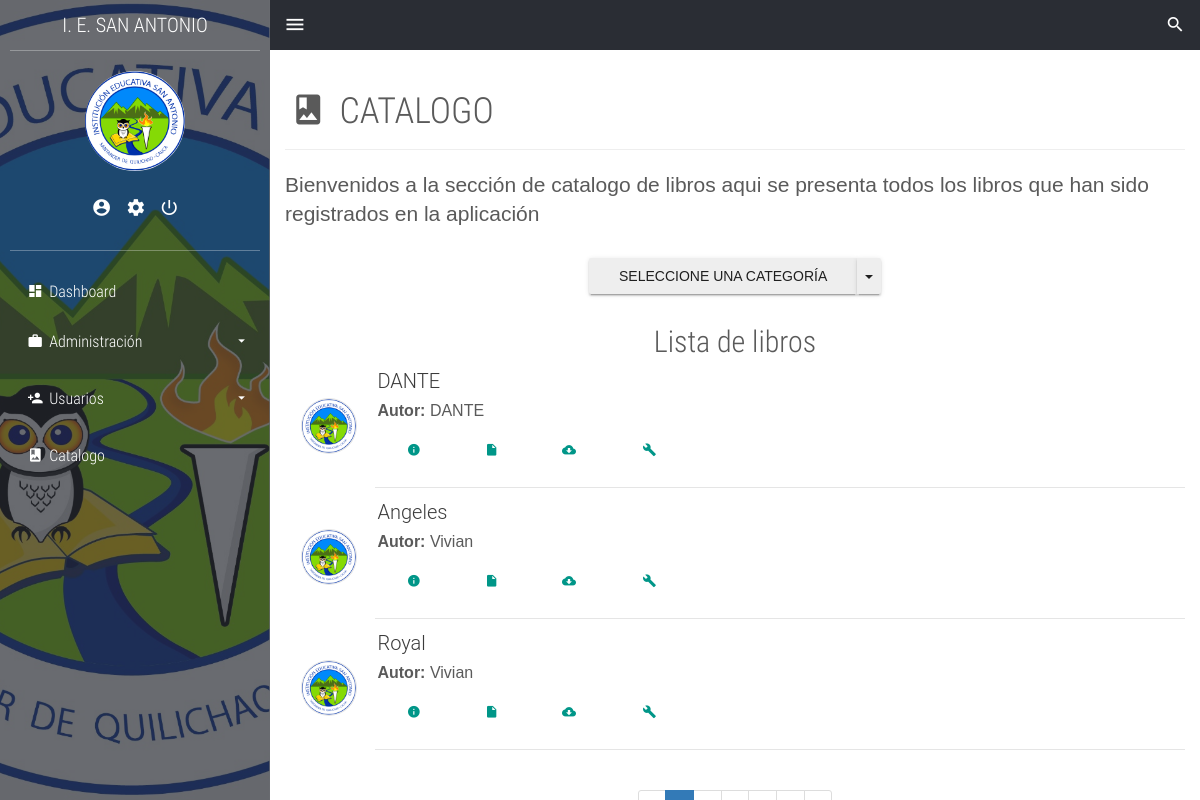
Screenshot of /catalog.php (signed in) with the database file from the repository.
### tables this page shows
CREATE TABLE `libros` (
  `codigo_libro` int(11) NOT NULL,
  `titulo` text NOT NULL,
  `autor` text NOT NULL,
  `anio_edicion` int(11) NOT NULL,
  `pais` text NOT NULL,
  `editorial` text NOT NULL,
  `edicion` text NOT NULL,
  `categoria` text NOT NULL,
  `file` text NOT NULL
);

### model/Crud_libros.php (called while the page is built, shortened)
<?php
	class CrudLibro{
		public function mostrar(){
			$db=Db::conectar();
			$listaLibros=[];
			$select=$db->query('SELECT * FROM libros');
			foreach($select->fetchAll() as $libro){
				$myLibro= new Libro();
				$myLibro->setCodigo_libro($libro['codigo_libro']);
				$myLibro->setTitulo($libro['titulo']);
				$myLibro->setAutor($libro['autor']);
				$myLibro->setAnio_edicion($libro['anio_edicion']);
				$myLibro->setPais($libro['pais']);
				$myLibro->setEditorial($libro['editorial']);
				$myLibro->setEdicion($libro['editorial']);
				$myLibro->setCategoria($libro['categoria']);
				$myLibro->setFile($libro['file']);
				$listaLibros[]=$myLibro;
			}
			return $listaLibros;
		}
	}
?>

### model/Libros.php (called while the page is built, shortened)
<?php
	class Libro{
		private $codigo_libro;
		private $titulo;
		private $autor;
		private $file;
		public function getTitulo(){
		return $this->titulo;
		}
		public function setTitulo($titulo){
			$this->titulo = $titulo;
		}
		public function getAutor(){
			return $this->autor;
		}
		public function setAutor($autor){
			$this->autor = $autor;
		}
		public function getCodigo_libro(){
			return $this->codigo_libro;
		}
		public function setCodigo_libro($codigo_libro){
			$this->codigo_libro = $codigo_libro;
		}
		public function getFile(){
			return $this->file;
		}
		public function setFile($file){
			$this->file = $file;
		}
    }
?>

### catalog.php (the view, shortened to what this page needs)
<?php
require_once('./model/Crud_libros.php');
require_once('./model/Libros.php');
$crud=new CrudLibro();
if($_GET != null){
	$listaLibros=$crud->mostrarSearchCat($_GET['buscar']);
}else{
	$listaLibros=$crud->mostrar();
}
?>
<!DOCTYPE html>
<html lang="es">
<head>
	<link rel="stylesheet" href="./css/main.css">
</head>
<body>
	<section class="full-box cover dashboard-sideBar">
		<div class="full-box dashboard-sideBar-ct">
			<div class="full-box text-uppercase text-center text-titles dashboard-sideBar-title">
				I. E. SAN ANTONIO <i class="zmdi zmdi-close btn-menu-dashboard visible-xs"></i>
			</div>
			<div class="full-box dashboard-sideBar-UserInfo">
				<figure class="full-box">
					<img src="./assets/img/login_ie.png" alt="UserIcon">
				</figure>
				<ul class="full-box list-unstyled text-center">
					<li>
						<a href="my-data.php" title="Mis datos">
							<i class="zmdi zmdi-account-circle"></i>
						</a>
					</li>
					<li>
						<a href="my-account.php" title="Mi cuenta">
							<i class="zmdi zmdi-settings"></i>
						</a>
					</li>
					<li>
						<a  title="Salir del sistema" id="boton">
							<i class="zmdi zmdi-power"></i>
						</a>
					</li>
				</ul>
			</div>
			<ul class="list-unstyled full-box dashboard-sideBar-Menu">
				<li>
					<a href="home.php">
						<i class="zmdi zmdi-view-dashboard zmdi-hc-fw"></i> Dashboard
					</a>
				</li>
				<li id="administrar" style="display: block">
					<a href="#!" class="btn-sideBar-SubMenu">
						<i class="zmdi zmdi-case zmdi-hc-fw"></i> Administración <i class="zmdi zmdi-caret-down pull-right"></i>
					</a>
					<ul class="list-unstyled full-box">
					</ul>
				</li>
				<li id="usuarios" style="display: block">
					<a href="#!" class="btn-sideBar-SubMenu">
						<i class="zmdi zmdi-account-add zmdi-hc-fw"></i> Usuarios <i class="zmdi zmdi-caret-down pull-right"></i>
					</a>
					<ul class="list-unstyled full-box">
					</ul>
				</li>
				<li>
					<a href="catalog.php">
						<i class="zmdi zmdi-book-image zmdi-hc-fw"></i> Catalogo
					</a>
				</li>
			</ul>
		</div>
	</section>
	<section class="full-box dashboard-contentPage">
		<nav class="full-box dashboard-Navbar">
			<ul class="full-box list-unstyled text-right">
				<li class="pull-left">
					<a href="#!" class="btn-menu-dashboard"><i class="zmdi zmdi-menu"></i></a>
				</li>
				<li>
					<a href="search.php" class="btn-search">
						<i class="zmdi zmdi-search"></i>
					</a>
				</li>
			</ul>
		</nav>
		<div class="container-fluid">
			<div class="page-header">
			  <h1 class="text-titles"><i class="zmdi zmdi-book-image zmdi-hc-fw"></i> CATALOGO</h1>
			</div>
			<p class="lead">Bienvenidos a la sección de catalogo de libros aqui se presenta todos los libros que han sido registrados en la aplicación</p>
		</div>
		<div class="container-fluid text-center">
			<div class="btn-group">
              <a href="javascript:void(0)" class="btn btn-default btn-raised">SELECCIONE UNA CATEGORÍA</a>
              <a href="javascript:void(0)" data-target="dropdown-menu" class="btn btn-default btn-raised dropdown-toggle" data-toggle="dropdown"><span class="caret"></span></a>
            </div>
		</div>
		<div class="container-fluid">
			<h2 class="text-titles text-center">Lista de libros</h2>
			<div class="row">
				<div class="col-xs-12">
				<?php foreach ($listaLibros as $libro) {?>
					<div class="list-group">
						<div class="list-group-item">
						<div class="row-picture">
								<img class="circle" src="assets/img/login_ie.png" alt="icon">
							</div>
							<div class="row-content">
								<h4 class="list-group-item-heading"><?php echo $libro->getTitulo() ?></h4>
								<p class="list-group-item-text">
									<strong>Autor: </strong><?php echo $libro->getAutor() ?><br>
									<a href="book-info.php?id=<?php echo $libro->getCodigo_libro()?>&accion=a"  class="btn btn-primary" title="Más información"><i class="zmdi zmdi-info"></i></a>
									<a href="/Biblioteca/assets/file/<?php echo $libro->getFile() ?>" target="_blank" class="btn btn-primary" title="Ver PDF"><i class="zmdi zmdi-file"></i></a>
									<a href="/Biblioteca/assets/file/<?php echo $libro->getFile() ?>" class="btn btn-primary" download="<?php echo $libro->getFile() ?>" title="Descargar PDF"><i class="zmdi zmdi-cloud-download"></i></a>
									<a href="book-config.php?id=<?php echo $libro->getCodigo_libro()?>&accion=a" class="btn btn-primary" title="Gestionar libro"><i class="zmdi zmdi-wrench"></i></a>
								</p>
							</div>
						</div>
						<div class="list-group-separator"></div>
						<?php }?>
					</div>
					<nav class="text-center">
						<ul class="pagination pagination-sm">
							<li class="disabled"><a href="javascript:void(0)">«</a></li>
							<li class="active"><a href="javascript:void(0)">1</a></li>
							<li><a href="javascript:void(0)">2</a></li>
							<li><a href="javascript:void(0)">3</a></li>
							<li><a href="javascript:void(0)">4</a></li>
							<li><a href="javascript:void(0)">5</a></li>
							<li><a href="javascript:void(0)">»</a></li>
						</ul>
					</nav>
				</div>
			</div>
		</div>
	</section>
</body>
</html>

### css/main.css (style rules this page uses)
body, html { background-color: #fff; width: 100%; height: 100%; margin: 0; padding: 0; position: relative; font-size: 16px; font-family: 'RobotoCondensed'; overflow: hidden; }
.full-box { margin: 0; padding: 0; width: 100%; box-sizing: border-box; }
.cover { background: 50% 50% no-repeat; background-size: cover; }
.text-titles { font-family: 'RobotoCondensedLight' }
.dashboard-sideBar, .dashboard-contentPage { position: absolute; top: 0; height: 100%; transition: all .3s ease-in-out; }
.dashboard-sideBar, .dashboard-sideBar-ct { width: 270px; }
.dashboard-sideBar { left: 0; z-index: 2; background-image: url('../assets/img/login_ie.png'); border-right: 1px solid rgba(255, 255, 255, .7); }
.dashboard-sideBar-ct { position: relative; height: 100%; background-color: rgba(42, 45, 52, 0.7); padding: 0 10px; padding-bottom: 30px; }
.dashboard-sideBar-title, .dashboard-sideBar-title > i { height: 50px; line-height: 50px; color: #fff; font-size: 20px; }
.dashboard-sideBar-title { position: relative; }
.dashboard-sideBar-UserInfo { border-top: 1px solid rgba(255, 255, 255, .3); border-bottom: 1px solid rgba(255, 255, 255, .3); color: #fff; font-size: 14px; padding: 20px 0; }
.dashboard-sideBar-UserInfo figure img { width: 100px; height: 100px; border-radius: 100%; display: block; margin: 0 auto; }
.dashboard-sideBar-UserInfo ul { margin-top: 15px; }
.dashboard-sideBar-UserInfo ul > li, .dashboard-sideBar-UserInfo ul > li > a { display: inline-block; color: #fff; }
.dashboard-sideBar-UserInfo ul > li > a { outline: none; font-size: 20px; padding: 7px; transition: all .3s ease-in-out; }
.dashboard-sideBar-Menu { padding-top: 15px; }
.dashboard-sideBar-Menu > li, .dashboard-sideBar-Menu > li > a, .dashboard-sideBar-Menu > li > ul > li, .dashboard-sideBar-Menu > li > ul > li > a { line-height: 50px; font-family: "RobotoCondensedLight"; display: block; color: #fff; text-decoration: none; border-radius: 4px; transition: all .3s ease-in-out; position: relative; }
.dashboard-sideBar-Menu > li > a > i.zmdi-caret-down { line-height: 50px; transition: all .3s ease-in-out; }
.dashboard-sideBar-Menu > li > a { padding: 0 15px; box-sizing: border-box; height: 50px; outline: none; }
.dashboard-sideBar-Menu > li > ul { position: relative; padding-top: 7px; height: 0; overflow: hidden; }
.dashboard-contentPage { right: 0; z-index: 1; padding-left: 270px; }
.dashboard-Navbar, .dashboard-Navbar > ul, .dashboard-Navbar > ul >li, .dashboard-Navbar > ul > li > a { height: 50px; line-height: 50px; }
.dashboard-Navbar > ul > li > a { outline: none; }
.dashboard-Navbar { background-color: #2A2D34; overflow: hidden; }
.dashboard-Navbar > ul >li, .dashboard-Navbar > ul > li > a { display: inline-block; width: 50px; text-align: center; color: #fff; margin: 0; padding: 0; font-size: 20px; transition: all .3s ease-in-out; position: relative; }
*, *:before, *:after { -webkit-box-sizing: border-box; -moz-box-sizing: border-box; box-sizing: border-box; }
body { margin: 0; padding: 2rem 1.5rem; font: 1rem/1.5 "PT Sans", Arial, sans-serif; color: #5a5a5a; }

### rows the page displays
libros: titulo "DANTE", autor "DANTE"
libros: titulo "Angeles", autor "Vivian"
libros: titulo "Royal", autor "Vivian"
